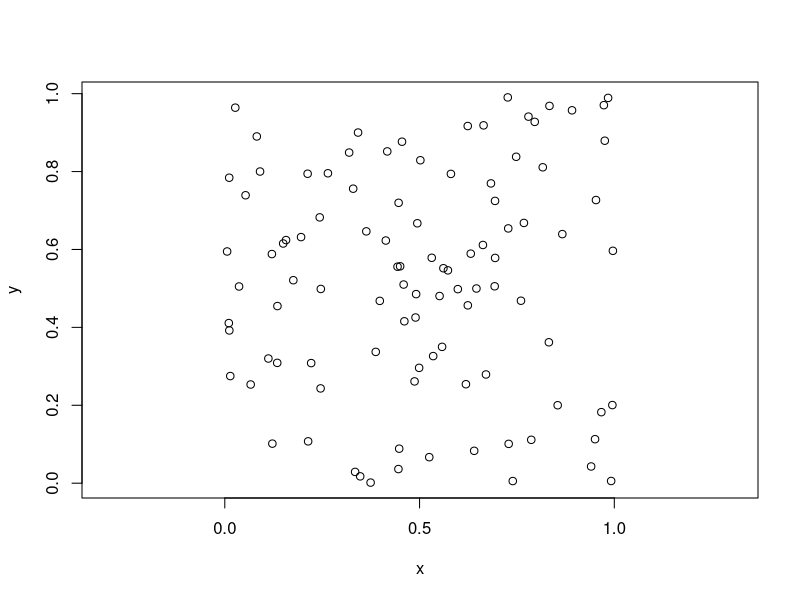
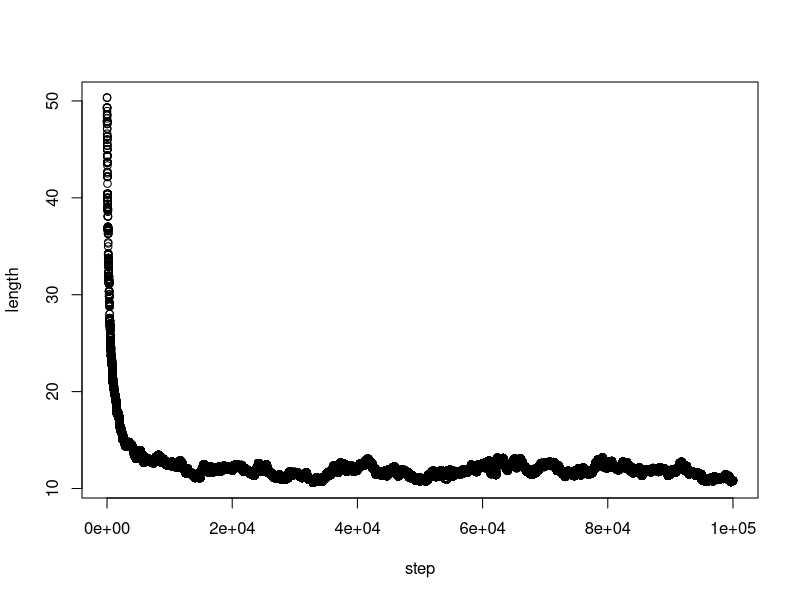
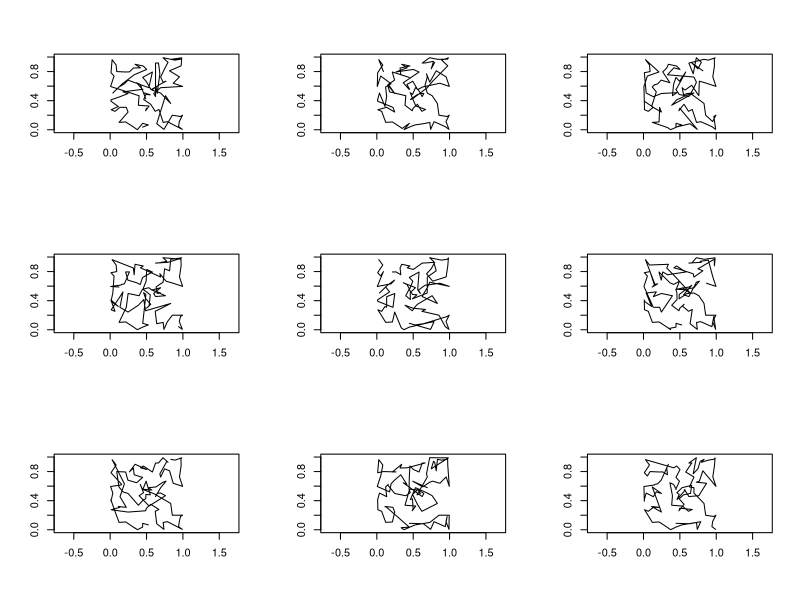
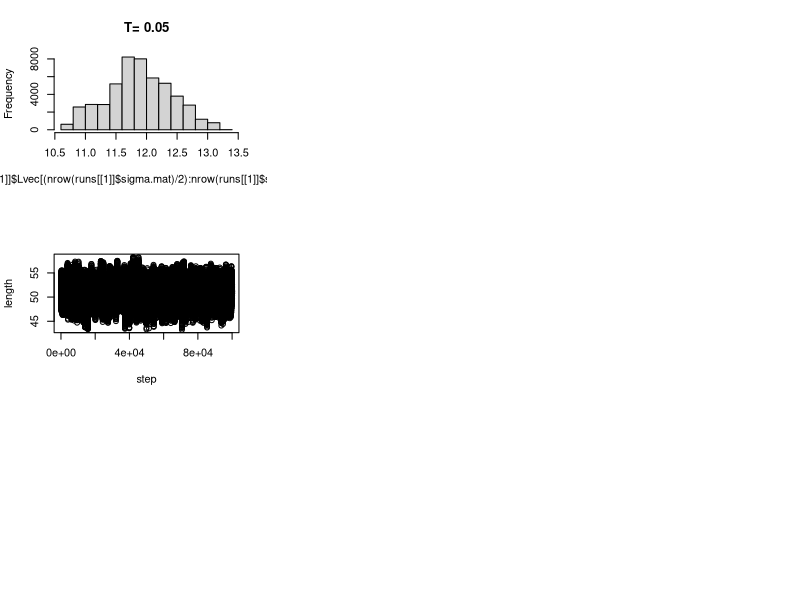
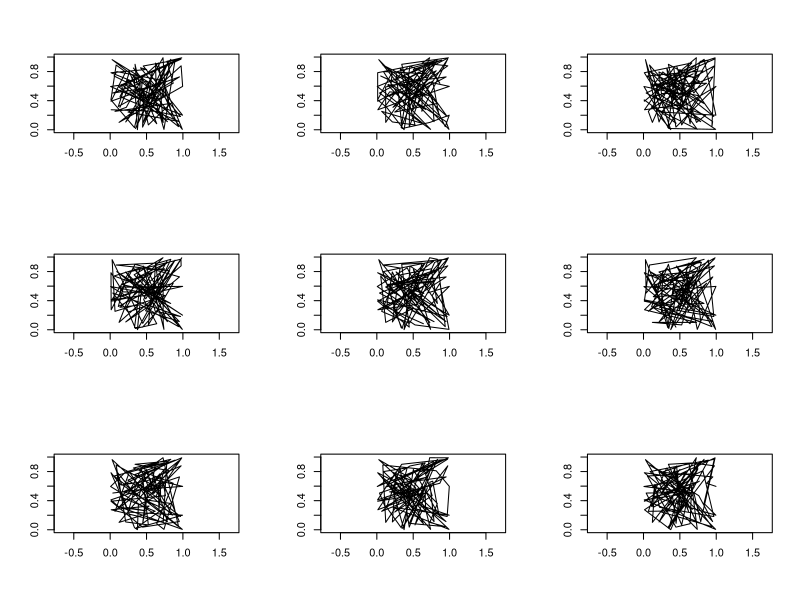
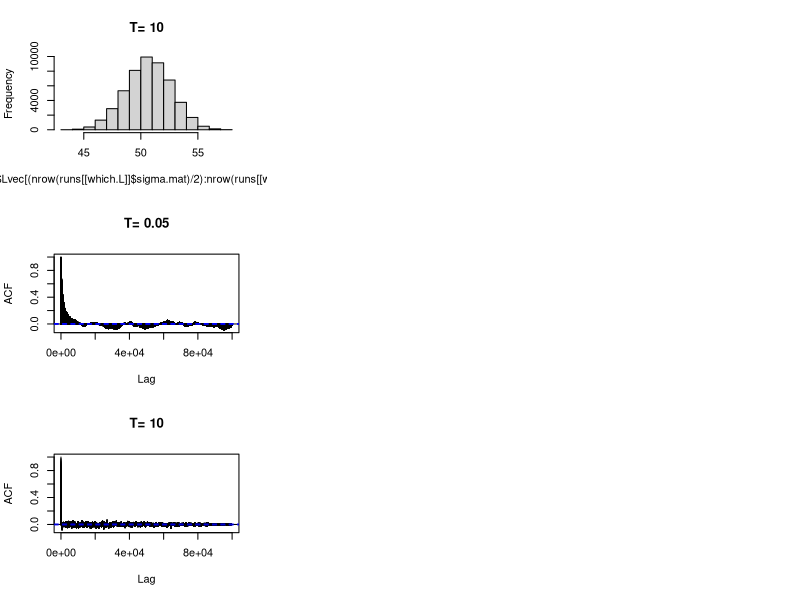

R code for these plots, in order:
## ---- chunk 1
fig.dim <- 5
knitr::opts_chunk$set(fig.height=fig.dim,fig.width=2*fig.dim,fig.align='center')
## ---- chunk 2
    ka <- kb <- 0.2
    kpol <- 0.5
    P <- matrix( c(
        0, ka, kb, 0, 0, 0,
        ka, 0, 0, kb, 0, 0,
        kb, 0, 0, ka, 0, 0,
        0, kb, ka, 0, kpol, 0,
        0, 0, 0, 0, 0, 1,
        0, 0, 0, 1, 0, 0
        ), byrow=TRUE, nrow=6 )
    diag(P) <- 1-rowSums(P)
    # here is u:
    u <- numeric(6)
    u[2:6] <- solve( diag(5)-P[2:6,2:6], c(rep(0,4),1) )
    u
## ---- chunk 3
    nchains <- 1e4
    nsteps <- 300
    step.probs <- lapply(1:nrow(P), function (k) {
            list( 
                states=which(P[k,]>0),
                probs=c(0,cumsum(P[k,P[k,]>0]))
            )
        } )
    mcruns <- matrix(0, nrow=nchains, ncol=nsteps)
    # uniform initial state:
    mcruns[,1] <- sample.int(nrow(P),nchains,replace=TRUE)
    for (k in 2:nsteps) {
        for (state in 1:nrow(P)) {
            dothese <- which(mcruns[,k-1]==state)
            newstate <- findInterval( runif(length(dothese)), step.probs[[state]]$probs )
            mcruns[dothese,k] <- step.probs[[state]]$states[newstate]
        }
    }
    return.times <- apply(mcruns==1,1,function (x) which(x)[1])
    t.visits <- rowSums( (mcruns==6) & (col(mcruns)<return.times[row(mcruns)]) )
    # here is the comparison:
    rbind(
            theory=u,
            simulation=tapply( t.visits, mcruns[,1], mean ),
            se=tapply( t.visits, mcruns[,1], sd )/sqrt(nchains)
        )
## ---- chunk 4
npts <- 100
xy <- data.frame( x=runif(npts), y=runif(npts) )
D <- sqrt( outer(xy$x,xy$x,"-")^2 + outer(xy$y,xy$y,"-")^2 )
plot(xy,asp=1)
## ---- chunk 5
L <- function (sigma) {
    sum( D[ cbind( sigma[-length(sigma)], sigma[-1] ) ] )
}

propose <- function(sigma) {
    jk <- sort(sample(seq_along(sigma),2))
    sigma[jk[1]:jk[2]] <- rev(sigma[jk[1]:jk[2]])
    return( sigma )
}

metrop_step <- function (sigma,T,L0=L(sigma)) {
    new.sigma <- propose(sigma)
    L1 <- L(new.sigma)
    if (runif(1) < min(1,exp(-(L1-L0)/T))) {
        return(new.sigma)
    } else {
        return(sigma)
    }
}
## ---- chunk 6
run_metrop <- function (Tval,nsteps) {
    sigma.mat <- matrix(NA,nrow=nsteps,ncol=npts)
    Lvec <- numeric(nsteps)
    sigma.mat[1,] <- sample(npts)  # random initial start
    Lvec[1] <- L(sigma.mat[1,])
    for (k in 2:nsteps) {
        sigma.mat[k,] <- metrop_step(sigma.mat[k-1,],T=Tval,L0=Lvec[k-1])
        Lvec[k] <- L(sigma.mat[k,])
    }
    return( list( sigma.mat=sigma.mat, Lvec=Lvec ) )
}
Tvals <- c(0.05,10)
runs <- lapply( Tvals, run_metrop, nsteps=1e5 )
## ---- chunk 7
which.L <- 1
    plot(runs[[which.L]]$Lvec,ylab="length",xlab="step")
## ---- chunk 8
    layout(matrix(1:9,nrow=3))
    for (k in seq(1,nrow(runs[[which.L]]$sigma.mat),length.out=10)[-1]) {
        plot( xy$x[runs[[which.L]]$sigma.mat[k,]], xy$y[runs[[which.L]]$sigma.mat[k,]], type='l', 
             xlim=c(0,1), ylim=c(0,1), asp=1, xlab='', ylab='' )
    }
## ---- chunk 9
    hist(runs[[1]]$Lvec[(nrow(runs[[1]]$sigma.mat)/2):nrow(runs[[1]]$sigma.mat)],main=paste("T=",Tvals[1]))
## ---- chunk 10
which.L <- 2
    plot(runs[[which.L]]$Lvec,ylab="length",xlab="step")
## ---- chunk 11
    layout(matrix(1:9,nrow=3))
    for (k in seq(1,nrow(runs[[which.L]]$sigma.mat),length.out=10)[-1]) {
        plot( xy$x[runs[[which.L]]$sigma.mat[k,]], xy$y[runs[[which.L]]$sigma.mat[k,]], type='l', 
             xlim=c(0,1), ylim=c(0,1), asp=1, xlab='', ylab='' )
    }
## ---- chunk 12
    hist(runs[[which.L]]$Lvec[(nrow(runs[[which.L]]$sigma.mat)/2):nrow(runs[[which.L]]$sigma.mat)],main=paste("T=",Tvals[which.L]))
## ---- chunk 13
acf(runs[[1]]$Lvec,lag.max=length(runs[[1]]$Lvec),main=paste("T=",Tvals[1]))
acf(runs[[2]]$Lvec,lag.max=length(runs[[2]]$Lvec),main=paste("T=",Tvals[2]))
## ---- chunk 14
start.probs <- sapply( lapply(runs,list2env), with, {x<-colSums(sigma.mat[seq(floor(nrow(sigma.mat)/2),length.out=floor(nrow(sigma.mat)/2)),]);x/sum(x)} )
next.probs <- sapply( lapply(runs,list2env), with, 
                     { ones <- (sigma.mat==1);
                     tabulate( sigma.mat[cbind(row(sigma.mat)[ones],1+(col(sigma.mat)%%ncol(sigma.mat)))] ) } )
next.probs <- next.probs/colSums(next.probs)[col(next.probs)]
